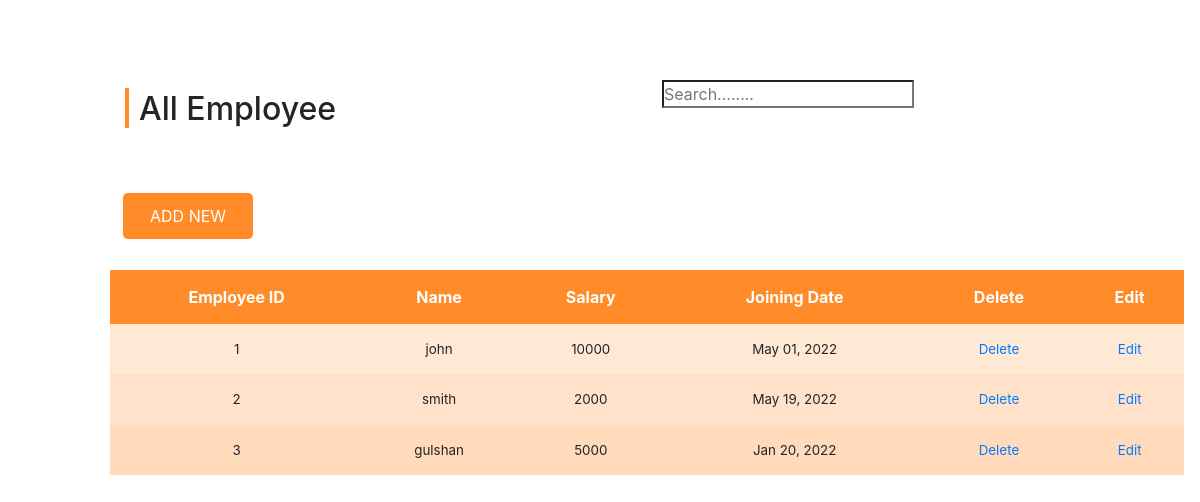
Page /employee/ on the earlier database version.
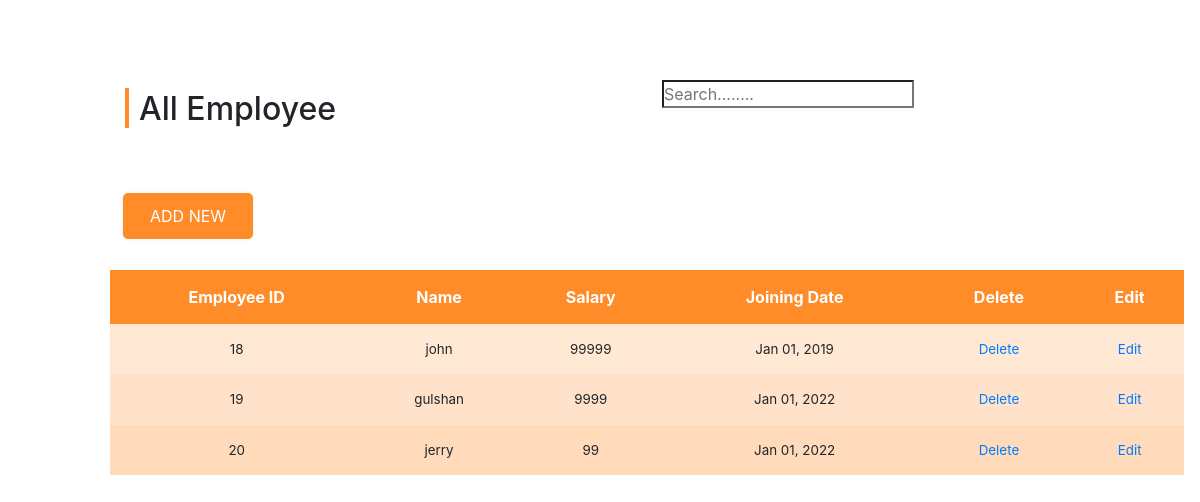
Same page on the later database version.
### Employee/models.py (models this page shows, shortened)
class Employee(models.Model):
    name = models.CharField(max_length=100)
    salary = models.IntegerField()
    joining_date = models.DateField(auto_now_add=False, null=True, blank=True)

### Employee/views.py (the view)
# urls.py: path('', EmployeeListView.as_view(), name="employee_list"),
class EmployeeListView(View):
    def get(self, request, *args, **kwargs):
        employee_list = Employee.objects.all()
        context = {'employee_list' : employee_list}
        return render(request,'index.html', context)

### templates/index.html (shortened to what this page needs)
{% extends 'base.html' %}
{% block content %}
{% load static %}
        	<div class="vendor-movement-sec">
        		<div class="row vendor-main-r payout vendr-pay recent-order-sec">
        			<div class="col-md-6 col-12 col-lg-6">
        				<h2 class="mt-0">All Employee</h2>
        			</div>
                    <div class="col-md-6 col-12 col-lg-6">
                        <form action="{% url 'employee_search' %}" method="get">
                            <input type="search" name="search" id="search" placeholder="Search........" required>
                        </form>
        			</div>
        		</div>
                <div class="vendor-movement-tabs main-tabs">
                            <div class="row tabs-main-rw">
                                    <div class="col-12 col-md-12 col-lg-12 main-content vendor-tabs">
                                        <div class="sort-btns">
                                            <div class="btn">   <a href="{% url 'employee_create' %}" class="btn btn1 add-new"> ADD NEW</a></div>
                                        </div>
                                    <div class="vendor-tabs-contnt payout customers">
                                        <table class="w-100 mt-4 pt-5" id="myTable">
                                            <thead>
                                                <tr>
                                                    <th><p class="mb-0">Employee ID</p></th>
                                                    <th><p class="mb-0">Name</p></th>
                                                    <th><p class="mb-0">Salary</p></th>
                                                    <th><p class="mb-0">Joining Date</p></th>
                                                    <th><p class="mb-0">Delete</p></th>
                                                    <th><p class="mb-0">Edit</p></th>
                                                </tr>
                                            </thead>
                                            <tbody>
                                            {% for employee in employee_list %}
                                            <tr>
                                               <td><p>{{employee.id}}</p></td>
                                               <td><p>{{employee.name}}</p></td>
                                               <td><p>{{employee.salary}}</p></td>
                                               <td><p>{{employee.joining_date | date:"M d, Y" }}</p></td>
                                                <td><p><a href="{% url 'employee_delete' employee.id %}">Delete</a>
                                                <td><p><a href="{% url 'employee_update' employee.id %}">Edit</a>
                                            </tr>
                                            {% endfor %}
                                            </tbody>
                                        </table>
                                    </div>
                                </div>
                            </div>
                    	</div>
                    </div>
{% endblock %}

Differences in the rows shown:
removed Employee: id "1", name "john", salary "10000", joining_date "May 01, 2022"
removed Employee: id "2", name "smith", salary "2000", joining_date "May 19, 2022"
removed Employee: id "3", name "gulshan", salary "5000", joining_date "Jan 20, 2022"
added Employee: id "18", name "john", salary "99999", joining_date "Jan 01, 2019"
added Employee: id "19", name "gulshan", salary "9999", joining_date "Jan 01, 2022"
added Employee: id "20", name "jerry", salary "99", joining_date "Jan 01, 2022"
